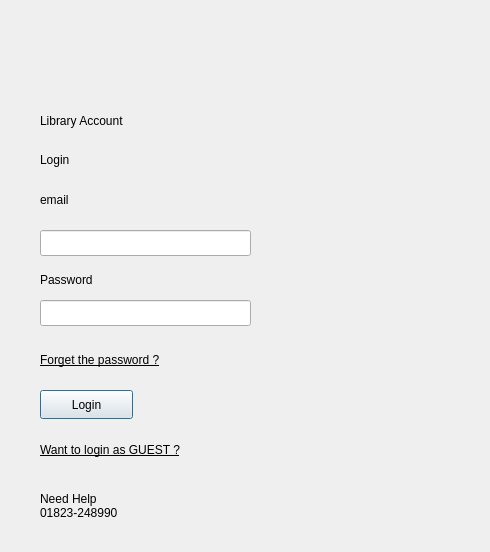
<?xml version="1.0" encoding="UTF-8"?>
<ui version="4.0">
 <class>Dialog</class>
 <widget class="QDialog" name="Dialog">
  <property name="geometry">
   <rect>
    <x>0</x>
    <y>0</y>
    <width>490</width>
    <height>552</height>
   </rect>
  </property>
  <property name="windowTitle">
   <string>Dialog</string>
  </property>
  <widget class="QLabel" name="label_4">
   <property name="geometry">
    <rect>
     <x>40</x>
     <y>190</y>
     <width>63</width>
     <height>20</height>
    </rect>
   </property>
   <property name="text">
    <string>email</string>
   </property>
  </widget>
  <widget class="QLineEdit" name="lineEdit_email">
   <property name="geometry">
    <rect>
     <x>40</x>
     <y>230</y>
     <width>211</width>
     <height>26</height>
    </rect>
   </property>
  </widget>
  <widget class="QLabel" name="label_7">
   <property name="geometry">
    <rect>
     <x>40</x>
     <y>480</y>
     <width>151</width>
     <height>51</height>
    </rect>
   </property>
   <property name="text">
    <string>Need Help
01823-248990</string>
   </property>
  </widget>
  <widget class="QLabel" name="label_3">
   <property name="geometry">
    <rect>
     <x>40</x>
     <y>150</y>
     <width>63</width>
     <height>20</height>
    </rect>
   </property>
   <property name="text">
    <string>Login</string>
   </property>
  </widget>
  <widget class="QLabel" name="label_6">
   <property name="geometry">
    <rect>
     <x>40</x>
     <y>440</y>
     <width>191</width>
     <height>20</height>
    </rect>
   </property>
   <property name="font">
    <font>
     <underline>true</underline>
    </font>
   </property>
   <property name="text">
    <string>Want to login as GUEST ?</string>
   </property>
  </widget>
  <widget class="QLabel" name="label_8">
   <property name="geometry">
    <rect>
     <x>40</x>
     <y>270</y>
     <width>81</width>
     <height>20</height>
    </rect>
   </property>
   <property name="text">
    <string>Password</string>
   </property>
  </widget>
  <widget class="QLabel" name="label_5">
   <property name="geometry">
    <rect>
     <x>40</x>
     <y>350</y>
     <width>201</width>
     <height>20</height>
    </rect>
   </property>
   <property name="font">
    <font>
     <underline>true</underline>
    </font>
   </property>
   <property name="text">
    <string>Forget the password ?</string>
   </property>
  </widget>
  <widget class="QPushButton" name="pushButtonLogin_2">
   <property name="geometry">
    <rect>
     <x>40</x>
     <y>390</y>
     <width>93</width>
     <height>29</height>
    </rect>
   </property>
   <property name="text">
    <string>Login</string>
   </property>
  </widget>
  <widget class="QLabel" name="label">
   <property name="geometry">
    <rect>
     <x>40</x>
     <y>100</y>
     <width>161</width>
     <height>41</height>
    </rect>
   </property>
   <property name="text">
    <string>Library Account</string>
   </property>
  </widget>
  <widget class="QLineEdit" name="lineEdit_password">
   <property name="geometry">
    <rect>
     <x>40</x>
     <y>300</y>
     <width>211</width>
     <height>26</height>
    </rect>
   </property>
   <property name="echoMode">
    <enum>QLineEdit::Password</enum>
   </property>
  </widget>
  <widget class="QLabel" name="label_Logo">
   <property name="geometry">
    <rect>
     <x>40</x>
     <y>20</y>
     <width>261</width>
     <height>71</height>
    </rect>
   </property>
   <property name="text">
    <string/>
   </property>
   <property name="pixmap">
    <pixmap>../Image/LibraryLogo.jpg</pixmap>
   </property>
  </widget>
 </widget>
 <resources/>
 <connections/>
</ui>
